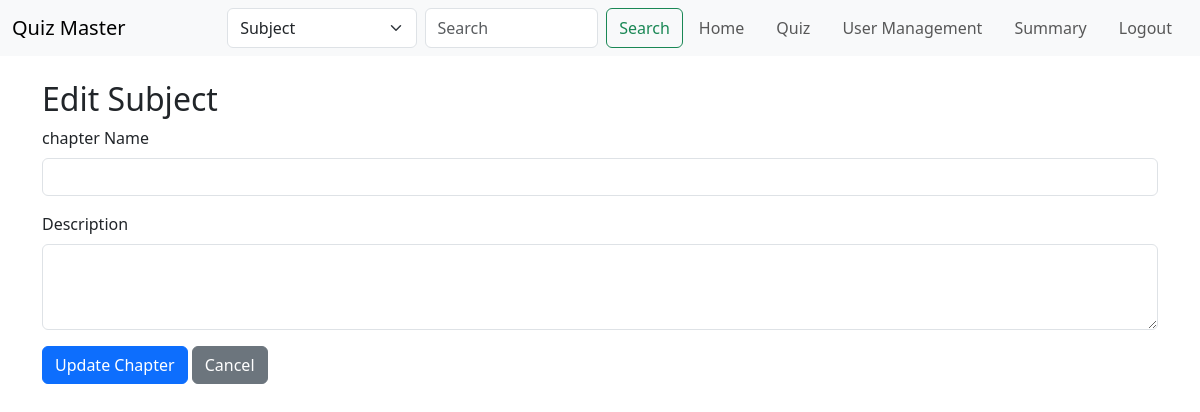
Before: /edit_chapter?chapter_id=9 (signed in) with the older database file.
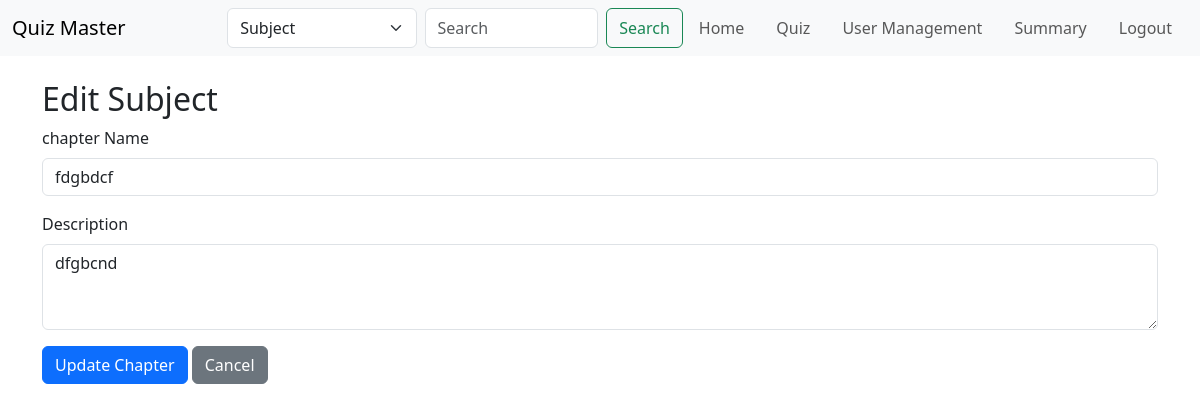
After: the same page with the newer database file.
### models.py (models this page shows)
class Chapter(db.Model):
    __tablename__ = 'chapter'
    id = db.Column(db.Integer, primary_key=True, autoincrement=True)
    chapter_name = db.Column(db.String(32), unique=True, nullable=False)
    chapter_description = db.Column(db.String(512), nullable=True)
    subject_id = db.Column(db.Integer, db.ForeignKey('subject.id'))
    subject = db.relationship('Subject', backref=db.backref('chapters', lazy=True))

### routes.py (the view)
@app.route('/edit_chapter')
@auth_required
@admin_required
def edit_chapter():
    chapter_id = request.args.get('chapter_id')
    chapter = Chapter.query.get(chapter_id)
    return render_template('edit_chapter.html', chapter=chapter)

### routes.py (called while the page is built)
def auth_required(func):
    @wraps(func)
    def inner(*args, **kwargs):
        if 'user_id' not in session:
            flash('Please login to continue')
            return redirect(url_for('login'))
        return func(*args, **kwargs)
    return inner

def admin_required(f):
    @wraps(f)
    def decorated_function(*args, **kwargs):
        if session.get('is_admin') == False:
            flash("Access Denied: Admins Only", "danger")
            return redirect(url_for('index'))  # Redirect to home if not admin
        return f(*args, **kwargs)
    return decorated_function

### templates/edit_chapter.html
{% extends 'layout.html' %}
{% block content %}
<div class="container mt-4">
    <h2>Edit Subject</h2>
    <form method="POST" action="{{ url_for('edit_chapter', chapter_id=chapter.id) }}">
        <div class="mb-3">
            <label for="chapter_name" class="form-label">chapter Name</label>
            <input type="text" class="form-control" id="chapter_name" name="chapter_name" value="{{ chapter.chapter_name }}" required>
        </div>
        <div class="mb-3">
            <label for="chapter_description" class="form-label">Description</label>
            <textarea class="form-control" id="chapter_description" name="chapter_description" rows="3" required>{{ chapter.chapter_description }}</textarea>
        </div>
        <button type="submit" class="btn btn-primary">Update Chapter</button>
        <a href="{{ url_for('admin_home') }}" class="btn btn-secondary">Cancel</a>
    </form>
</div>
{% endblock %}

Changed rows visible on the page:
added Chapter: chapter_name "fdgbdcf", chapter_description "dfgbcnd"
